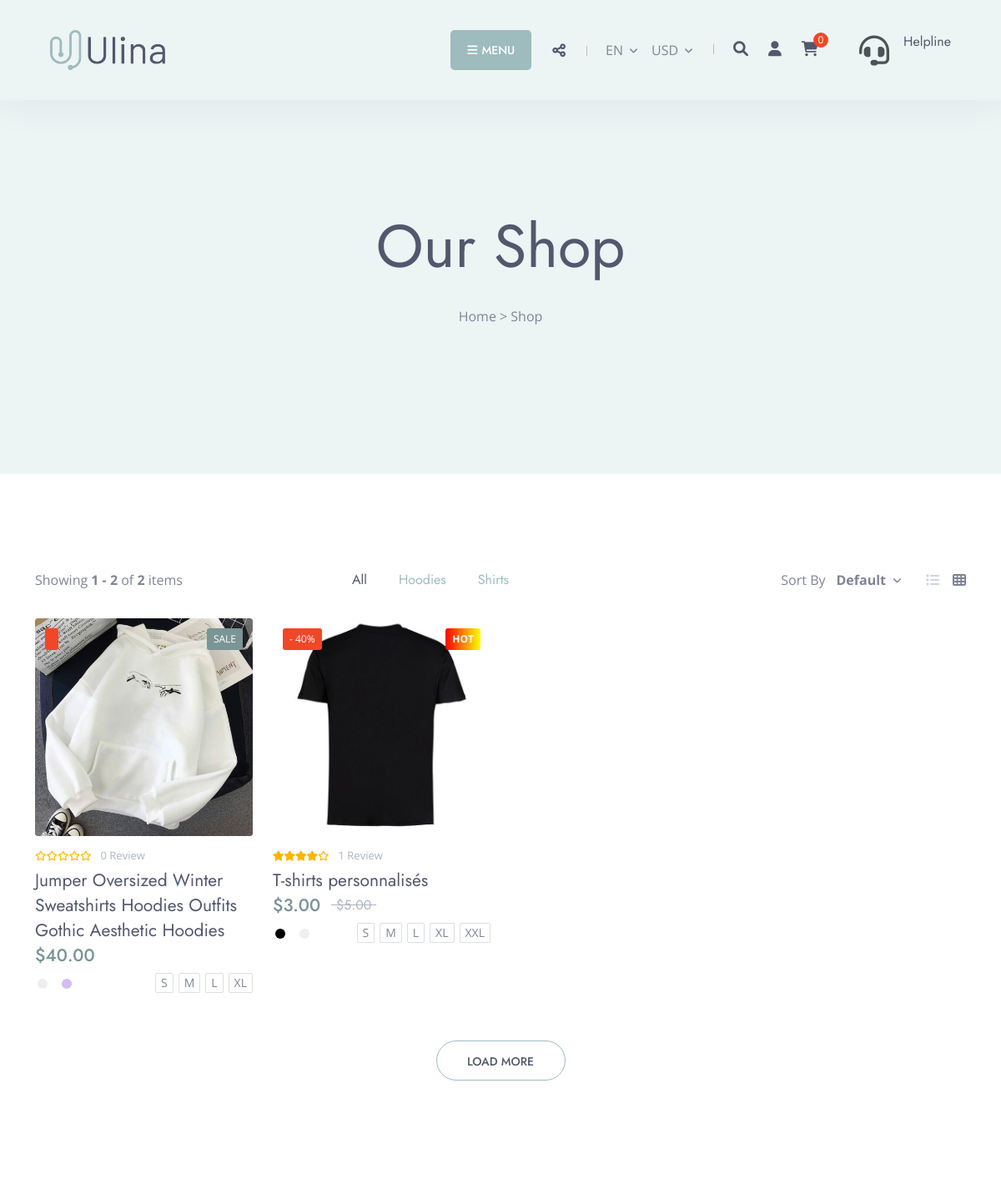
/shop/ (upper part), run on an earlier commit of the app's database.
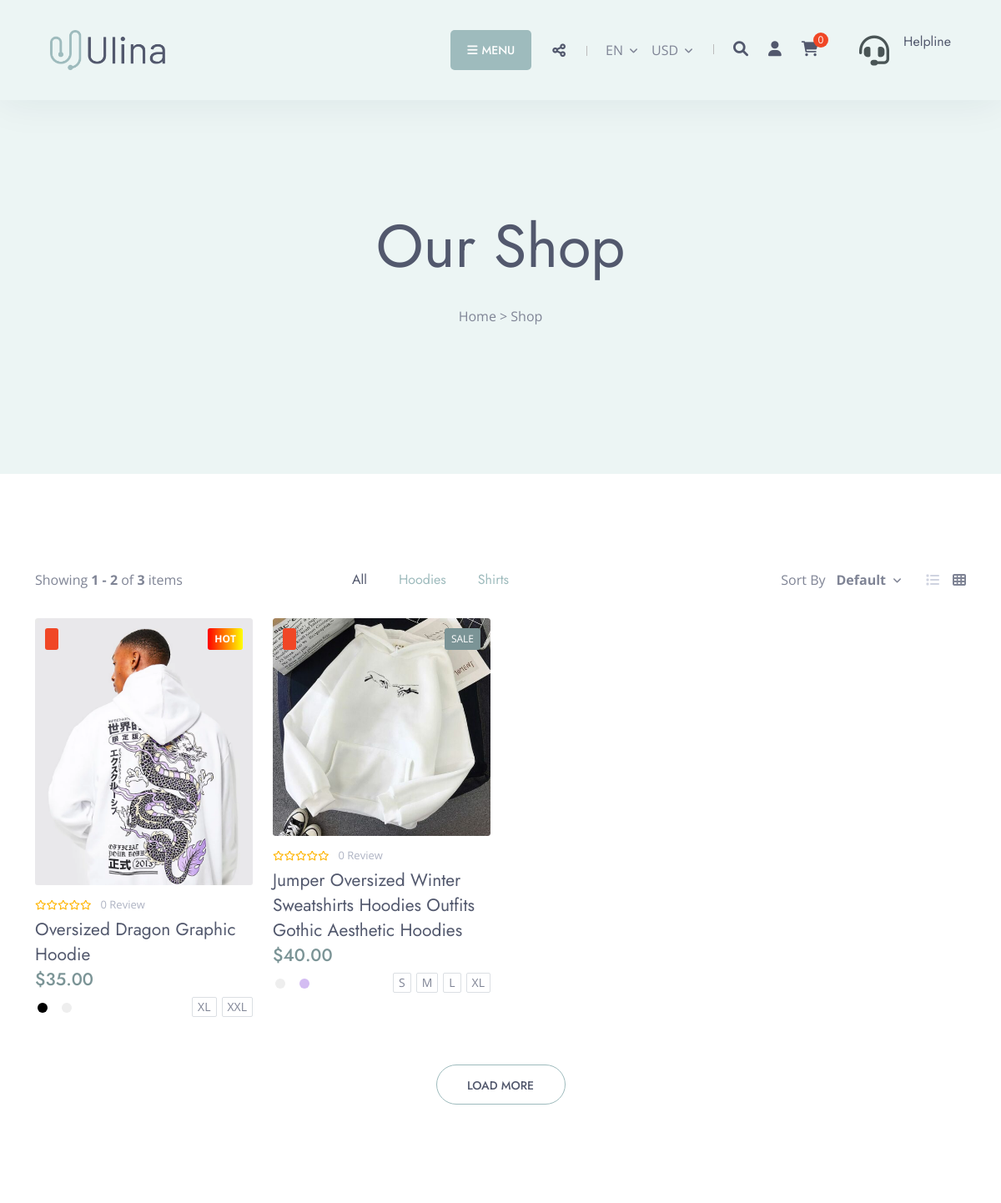
And on a later commit of the database.
### app/models.py (models this page shows, shortened)
class Category(models.Model):
    name = models.CharField(max_length=50)
    slug = models.SlugField(unique=True,null=True)
    image = models.ImageField(upload_to='category_images/',blank=True)
    def __str__(self):
        return self.name
    @staticmethod
    def get_all():
        return Category.objects.all()

class Product(models.Model):
    product_status = [
        ('Hot', 'Hot'),
        ('Sale', 'Sale'),
        ('New', 'New'),
    ]
    name = models.CharField(max_length=255)
    slug = models.SlugField(unique=True,null=True)
    status=models.CharField(max_length=255,choices=product_status,default='New')
    description = models.TextField(blank=True)
    product_details = models.TextField(blank=True)
    price = models.DecimalField(max_digits=10, decimal_places=2)
    old_price = models.DecimalField(max_digits=10, decimal_places=2, null=True, blank=True)
    category = models.ForeignKey(Category, on_delete=models.CASCADE, related_name='products')
    tags = models.ManyToManyField(Tag)
    properties = models.ManyToManyField(Property)
    enabled=models.BooleanField(default=True)
    created_at = models.DateTimeField(auto_now_add=True,null=True)
    class Meta:
        ordering = ['-created_at']
    def get_images(self):
        return self.images.all()
    def get_statistics(self):
        rates=[r.rating for r in self.reviews.all()]
        return len(rates),int(sum(rates)/len(rates)) if len(rates)>=1 else 0
    @staticmethod
    def get_by_date(limit=None,desc=True):
        d = '-' if desc else ''
        return Product.objects.order_by(d+'created_at')

class Image(models.Model):
    product = models.ForeignKey(Product, on_delete=models.CASCADE, related_name='images')
    image = models.ImageField(upload_to='product_images/')

class Property(models.Model):
    name = models.CharField(max_length=100)
    value = models.CharField(max_length=100,null=True)
    type = models.ForeignKey(PropertyType, on_delete=models.CASCADE)

class ProductReview(models.Model):
    product = models.ForeignKey(Product, on_delete=models.CASCADE, related_name='reviews')
    rating = models.IntegerField(default=1)
    title = models.CharField(max_length=255,default='')
    content = models.TextField(blank=False)
    name = models.CharField(max_length=255)
    email = models.CharField(max_length=255)
    created_at = models.DateTimeField(auto_now_add=True,null=True)

### app/views.py (the view)
# urls.py: path('shop/', products,name='shop'),
def products(request):
    cart = Cart(request)
    categories=Category.get_all()
    products=Product.get_by_date()
    return render(
        request,
        'shop.html',
        {
            'config':config,
            'cart':cart,
            'categories':categories,
            'products':products,
        }
    )

### app/cart.py (called while the page is built)
    def __len__(self):
        return sum(item['quantity'] for item in self.cart.values())

### app/templatetags/functions.py (called while the page is built)
@register.filter
def discount(price, old_price):
    return str(int(100*(1-(price/old_price))))+'%'

### templates/shop.html
{% extends 'base.html' %}
{% load functions %}
{% block content %}
    {% if request.GET.category %}
        {% include 'components/commun/page_banner.html' with title=request.GET.category|capitalize hint='Shop' %}
    {% elif request.GET.tag %}
        {% include 'components/commun/page_banner.html' with title=request.GET.tag|capitalize hint='Shop' %}
    {% elif request.GET.q %}
        {% include 'components/commun/page_banner.html' with title='Search Results' hint='Shop' %}
    {% else %}
        {% include 'components/commun/page_banner.html' with title='Our Shop' hint='Shop' %}
    {% endif %}
    {% include 'components/products/products_panel.html' %}
    {% include 'components/commun/product_modal.html' %}
{% endblock content %}

### templates/base.html (shortened to what this page needs)
{% include 'components/base/head.html' %}
<body>
    {% include 'components/base/header.html' %}
    {% block content %}
    {% endblock %}
</body>

### templates/components/base/head.html (shortened to what this page needs)
{% load static %}
<head>
  <link rel='stylesheet' href='{% static 'css/bootstrap.css' %}'>
  <link rel='stylesheet' href='{% static 'css/animate.css' %}'>
  <link rel='stylesheet' href='{% static 'css/fontawesome-all.css' %}'>
  <link rel='stylesheet' href='{% static 'css/owl.theme.default.min.css' %}'>
  <link rel='stylesheet' href='{% static 'css/owl.carousel.min.css' %}'>
  <link rel='stylesheet' href='{% static 'css/lightcase.css' %}'>
  <link rel='stylesheet' href='{% static 'css/slick.css' %}'>
  <link rel='stylesheet' href='{% static 'css/nice-select.css' %}'>
  <link rel='stylesheet' href='{% static 'css/settings.css' %}'>
  <link rel='stylesheet' href='{% static 'css/ulina-icons.css' %}'>
  <link rel='stylesheet' href='{% static 'css/ignore_for_wp.css' %}'>
  <link rel='stylesheet' href='{% static 'css/preset.css' %}'>
  <link rel='stylesheet' href='{% static 'css/theme.css' %}'>
  <link rel='stylesheet' href='{% static 'css/responsive.css' %}'>
  <link rel='stylesheet' href='{% static 'css/simply-toast.css' %}'>
</head>

### templates/components/base/header.html (shortened to what this page needs)
{% load static %}
<header class="header01 isSticky fixedHeader animated slideInDown">
  <div class="container-fluid">
    <div class="row">
      <div class="col-lg-12">
        <div class="headerInner01">
          <div class="logo">
            <a href="{% url 'main' %}"><img src="{% static 'media/logo.png' %}" alt="Logo" /></a>
          </div>
          <div class="accessNav">
            <a href="javascript:void(0);" class="menuToggler"><i class="fa-solid fa-bars"></i> <span>Menu</span></a>
            <div class="anSocial">
              <a class="tog" href="javascript:void(0);"><i class="fa-solid fa-share-alt"></i></a>
            </div>
            <div class="anSelects">
              <div class="anSelect">
                <div class="nice-select" tabindex="0">
                  <span class="current">EN</span>
                </div>
              </div>
              <div class="anSelect">
                <div class="nice-select" tabindex="0">
                  <span class="current">USD</span>
                </div>
              </div>
            </div>
            <div class="anItems">
              <div class="anSearch">
                <a href="javascript:void(0);"><i class="fa-solid fa-search"></i></a>
              </div>
              <div class="anUser">
                <a href="javascript:void(0);"><i class="fa-solid fa-user"></i></a>
              </div>
              <div class="anCart">
                {% include 'components/base/cart.html' %}
              </div>
            </div>
            <div class="anSupport">
              <i class="fa-solid fa-headset"></i>
              <h3>Helpline</h3>
            </div>
          </div>
        </div>
      </div>
    </div>
  </div>
</header>

### templates/components/base/cart.html (shortened to what this page needs)
{% load static %}
<a href="javascript:void(0);" class="cartIcon"><i class="fa-solid fa-shopping-cart"></i><span>{{ cart|length }}</span></a>

### templates/components/commun/page_banner.html
<section class="pageBannerSection">
  <div class="container">
    <div class="row">
      <div class="col-lg-12">
        <div class="pageBannerContent text-center">
          <h2>{{title}}</h2>
          <div class="pageBannerPath">
            {% if 'Product Details' in title %}
                <a href="{% url 'main' %}">Home</a>&nbsp;&gt;&nbsp;<a href="{% url 'shop' %}">Shop</a>&nbsp;&gt;&nbsp;<a href="{% url 'main' %}">{{hint}}</a>
            {% else %}
                <a href="{% url 'main' %}">Home</a>&nbsp;&gt;&nbsp;<a href="{% url 'shop' %}">{{hint}}</a>
            {% endif %}
          </div>
        </div>
      </div>
    </div>
  </div>
</section>

### templates/components/products/products_panel.html (shortened to what this page needs)
<section class="shopPageSection">
    <div class="container">
        <div class="row shopAccessRow">
            <div class="col-sm-6 col-xl-4">
                <div class="productCount">Showing <strong>1 - <span class="visibleItems">16</span></strong> of <strong class="itemsLength">{{products|length}}</strong> items</div>
            </div>
            <div class="d-none col-lg-4 col-xl-4 d-xl-flex">
                <ul class="filterUL">
                    <li {% if not request.GET.category and not request.GET.tag and not request.GET.q %}class="active"{% endif %}><a href="{% url 'shop' %}">All</a> </li>
                    {% for category in categories %}<li {% if request.GET.category == category.slug %}class="active"{% endif %}><a href="{% url 'shop' %}?category={{category.slug}}">{{category.name}}</a></li>{% endfor %}
                </ul>
            </div>
            <div class="col-sm-6 col-xl-4">
                <div class="shopAccessBar">
                    <div class="sortNav">
                        <form method="post" action="https://uiuxom.com/ulina/html/shop_full_width.html#">
                            <label>Sort By</label>
                            <div class="nice-select" tabindex="0"><span class="current">Default</span></div>
                        </form>
                    </div>
                    <ul class="nav productViewTabnav" id="productViewTab" role="tablist">
                        <li role="presentation">
                            <button id="list-tab" data-bs-toggle="tab" data-bs-target="#list-tab-pane" type="button" role="tab" data-aria-controls="list-tab-pane" data-aria-selected="false" aria-selected="false" tabindex="-1"><i class="fa-solid fa-list"></i></button>
                        </li>
                        <li role="presentation">
                            <button class="active" id="grid-tab" data-bs-toggle="tab" data-bs-target="#grid-tab-pane" type="button" role="tab" data-aria-controls="grid-tab-pane" data-aria-selected="true" aria-selected="true"><i class="fa-solid fa-table-cells"></i></button>
                        </li>
                    </ul>
                </div>
            </div>
        </div>
        <div class="row shopProductRow">
            <div class="col-lg-12">
                <div class="tab-content productViewTabContent" id="productViewTabContent">
                    <div class="tab-pane show active" id="grid-tab-pane" role="tabpanel" aria-labelledby="grid-tab" tabindex="0">
                        <div class="row">
                            {% for product in products %}
                                <div class="col-sm-6 col-lg-4 col-xl-3 item{{forloop.counter}}" style="display: none;">
                                    {% include 'components/commun/product_card.html' %}
                                </div>
                            {% endfor %}
                        </div>
                    </div>
                </div>
            </div>
        </div>
        <div class="row shopPaginationRow">
            <div class="col-lg-12 text-center">
                <a href="javascript:void(0);" class="ulinaBTN2 shopLoadMore">Load More</a>
            </div>
        </div>
    </div>
</section>

### templates/components/commun/product_card.html (shortened to what this page needs)
{% load functions %}
<div class="productItem01">
  <div class="pi01Thumb">
    <img src="{{product.get_images.0.image.url}}" alt="{{product.name}}" />
    <div class="pi01Actions">
    </div>
    <div class="productLabels clearfix">
      {% if product.price != product.old_price %}<span class="plDis">- {{ product.price|discount:product.old_price }}</span>{% else %}<span class="plDis"></span>{% endif %}
      <span class="plSale {{product.status}}">{{product.status}}</span>
    </div>
  </div>
  <div class="pi01Details">
    <div class="productRatings">
      <div class="productRatingWrap">
        <div class="star-rating">
          <span class="a{{product.get_statistics.1}}"></span>
        </div>
      </div>
      <div class="ratingCounts">{{product.get_statistics.0}} Review{% if product.get_statistics.0 > 1 %}s{% endif %}</div>
    </div>
    <h3><a href="{% url 'product_details' product.slug %}">{{product.name}}</a></h3>
    <div class="pi01Price">
      <ins>${{product.price}}</ins>
      {% if product.price != product.old_price %}<del>${{product.old_price}}</del>{% endif %}
    </div>
    <div class="pi01Variations">
      <div class="pi01VColor">
        {% for property in product.properties.all %}
          {% if property.type.name == 'color' %}
            <div class="pi01VCItem">
              <label class="{{property.name}}" for="color_{{product.id}}_{{property.name}}"></label>
            </div>
          {% endif %}
        {% endfor %}
      </div>
      <div class="pi01VSize">
        {% for property in product.properties.all %}
          {% if property.type.name == 'size' %}
            <div class="pi01VSItem">
              <label for="size_{{product.id}}_{{property.name}}">{{property.name}}</label>
          </div>
          {% endif %}
        {% endfor %}
      </div>
    </div>
  </div>
</div>

### templates/components/commun/product_card_list.html (shortened to what this page needs)
{% load functions %}

### templates/components/commun/product_modal.html (shortened to what this page needs)
{% load static %}
        {% include 'components/commun/product_modal_content.html' %}

### templates/components/commun/product_modal_content.html (shortened to what this page needs)
{% load static %}
{% load functions %}
        {% include 'components/commun/product_carousel.html' %}

### templates/components/commun/product_carousel.html (shortened to what this page needs)
{% load static %}
<link rel="stylesheet" href="{% static 'css/carousel.css' %}" />

### templates/components/base/footer.html (shortened to what this page needs)
{% load static %}

### templates/components/base/scripts.html (shortened to what this page needs)
{% load static %}

### static/css/responsive.css (style rules this page uses)
@media (max-width: 1699px) { .anSocial a.tog { display: inline-block; } }
@media (max-width: 1365px) { .menuToggler { display: inline-flex; background: #9ebbbd; font-size: 14px; text-transform: uppercase; height: 48px; line-height: 48px; border-radius: 5px; color: #FFF; font-weight: 500; font-family: 'Jost', sans-serif; align-items: center; padding: 0 20px; margin: 36px 25px 36px 0; } }
@media (max-width: 1365px) { .menuToggler i { margin: 0 5px 0 0; } }

### templates/components/base/head.html (style rules this page uses)
a { text-decoration: none; }

What changed in the data, as far as the page shows it:
no longer on this page (row unchanged): Product: get_images.0.image (picture), price|discount "40%", status "HOT", get_statistics.0 "1", name "T-shirts personnalisés", price "3.00", old_price "5.00", Property (name "S"), Property (name "M"), Property (name "L"), Property (name "XL"), Property (name "XXL")
added Product: get_images.0.image (picture), old_price 35 (drawn), status "HOT", get_statistics.0 "0", name "Oversized Dragon Graphic Hoodie", price "35.00", Property (name "XL"), Property (name "XXL")
Also different on the page:
{{ products|length }}: "2" → "3"
